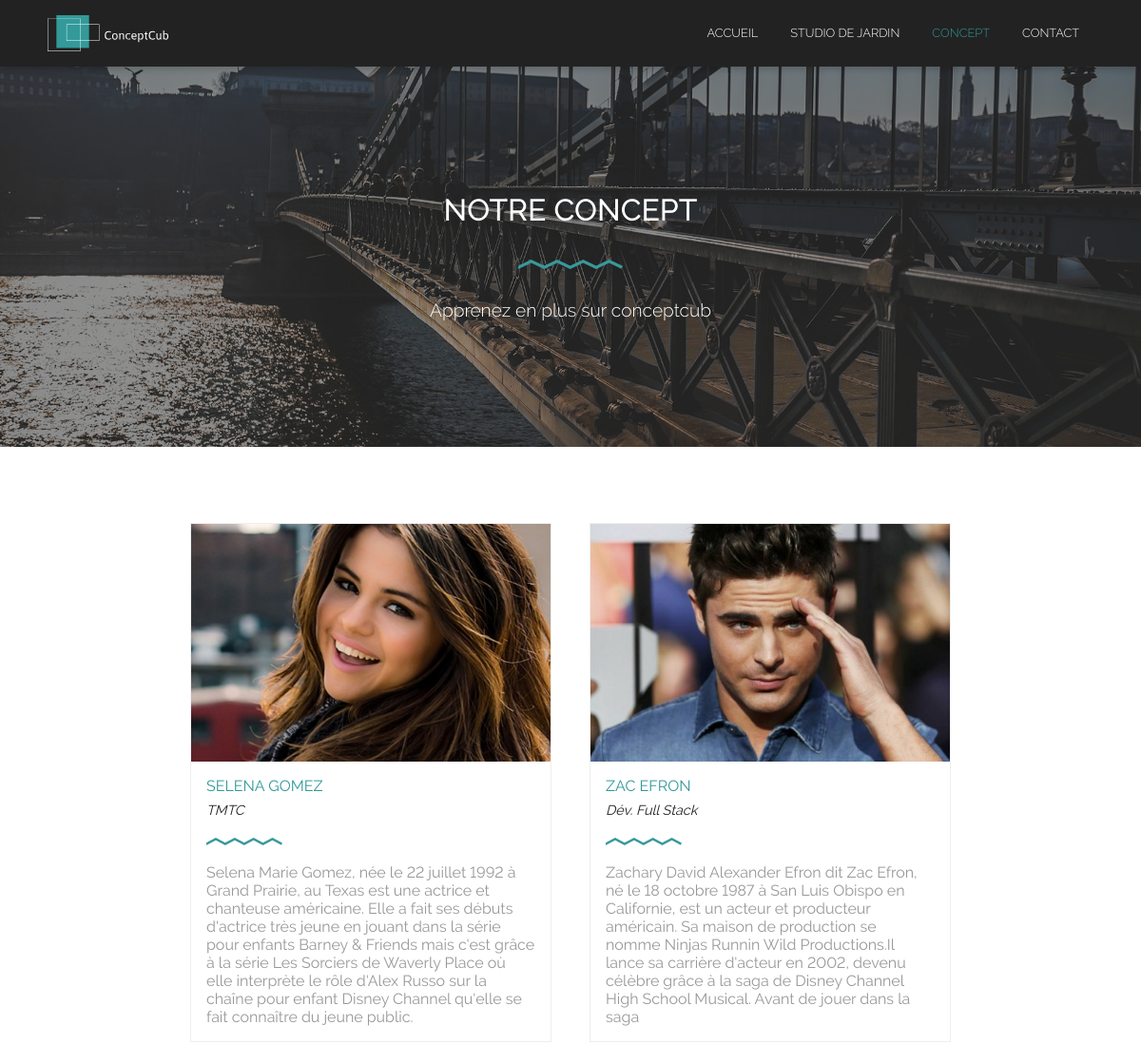
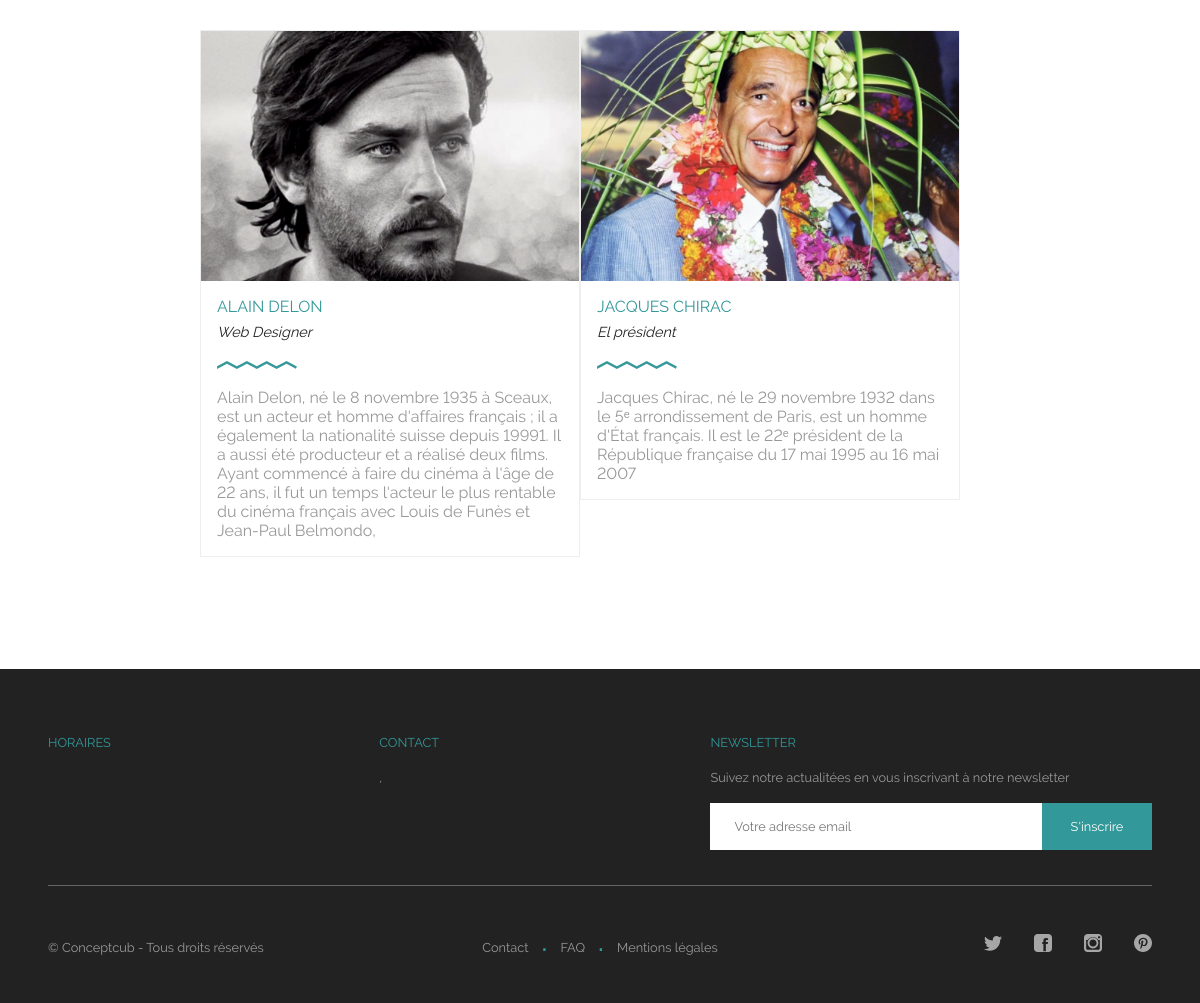
The page /index.php/concept on the database as committed earlier (2 pictures, top to bottom).
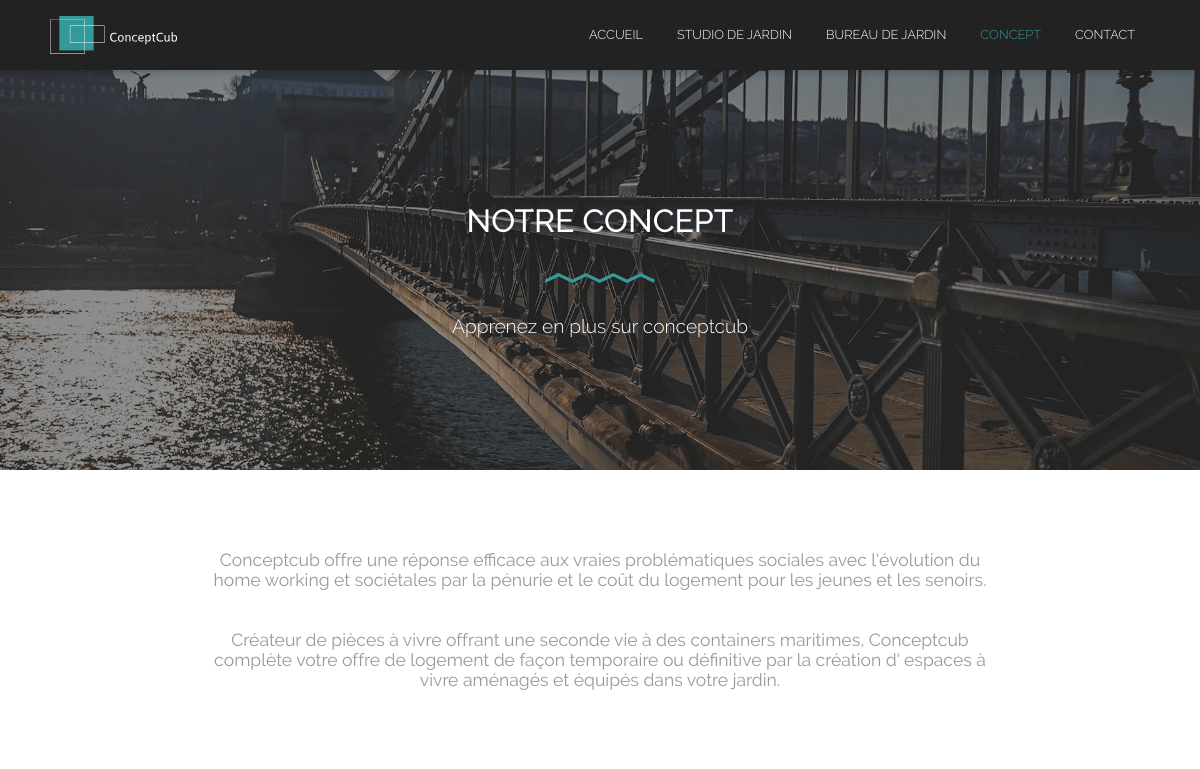
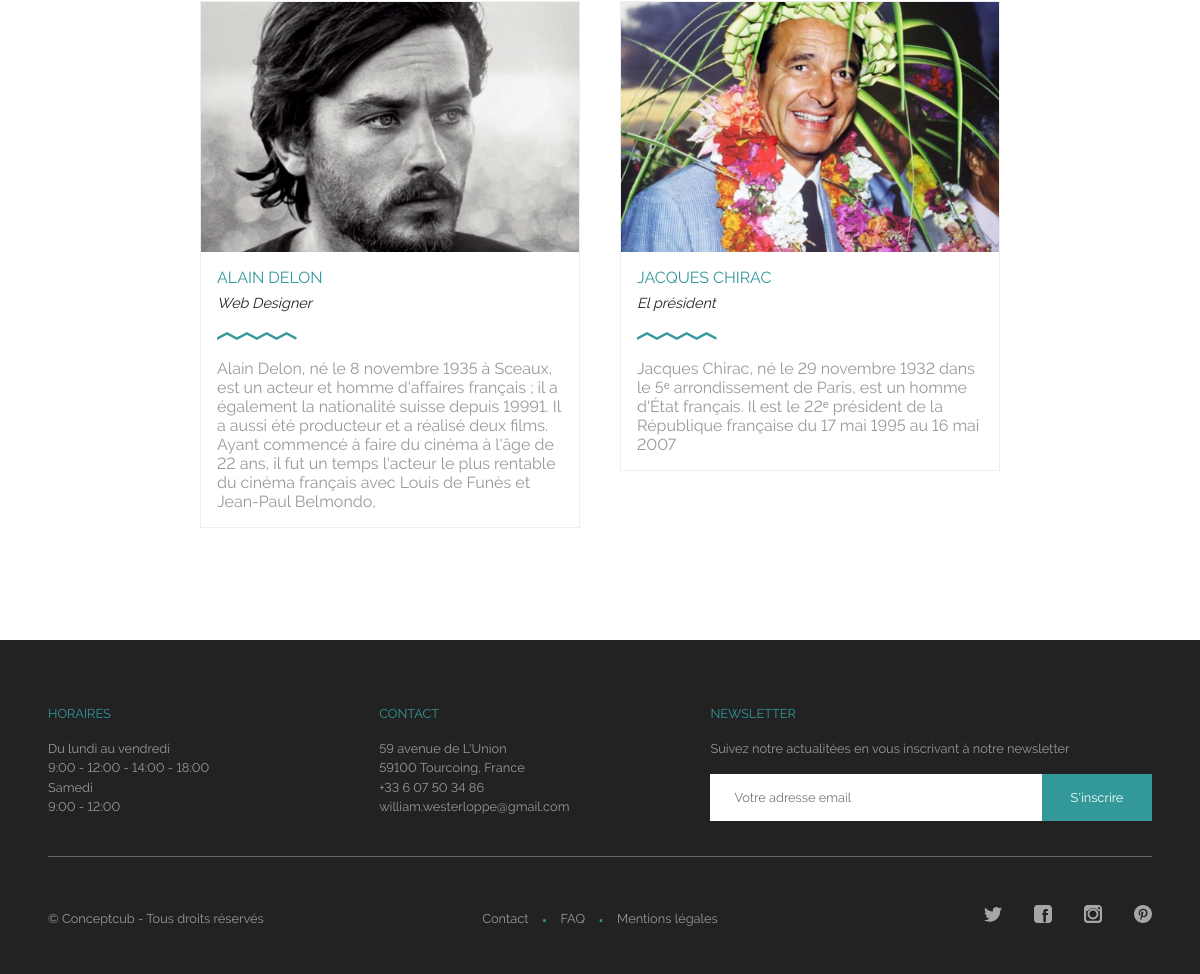
The same page on the database as committed later (2 pictures, top to bottom).
### tables this page shows
CREATE TABLE `produit` (
  `idProduit` int(11) NOT NULL,
  `nom` varchar(255) DEFAULT NULL,
  `description` text,
  `titre` varchar(255) DEFAULT NULL,
  `sousTitre` varchar(255) DEFAULT NULL,
  `couverture` varchar(255) DEFAULT NULL,
  `url` varchar(255) DEFAULT NULL,
  `estSupprime` int(1) DEFAULT '0'
);

CREATE TABLE `membre` (
  `idMembre` int(11) NOT NULL,
  `photo` varchar(255) DEFAULT NULL,
  `prenom` varchar(45) DEFAULT NULL,
  `nom` varchar(255) DEFAULT NULL,
  `email` varchar(255) DEFAULT NULL,
  `role` varchar(255) DEFAULT NULL,
  `description` text,
  `motDePasse` varchar(255) DEFAULT NULL,
  `profil` int(11) NOT NULL,
  `estSupprime` int(1) DEFAULT '0'
);

CREATE TABLE `reseaux_sociaux` (
  `idReseauxSociaux` int(11) NOT NULL,
  `nom` varchar(255) DEFAULT NULL,
  `logo` varchar(255) DEFAULT NULL,
  `lien` varchar(255) DEFAULT NULL,
  `estSupprime` int(1) DEFAULT '0'
);

CREATE TABLE `concept` (
  `introduction` text NOT NULL
);

CREATE TABLE `entreprise` (
  `email` varchar(255) NOT NULL,
  `telephone1` varchar(255) NOT NULL,
  `telephone2` varchar(255) NOT NULL,
  `adresse` varchar(255) NOT NULL,
  `codePostal` int(11) NOT NULL,
  `ville` varchar(255) NOT NULL,
  `pays` varchar(255) NOT NULL,
  `horaire` varchar(255) NOT NULL
);

### application/controllers/concept.php (called while the page is built, shortened)
<?php
class Concept extends CI_Controller
{
	public function __construct()
	{
		$this->load->helper('form');
		$this->load->library('form_validation');
		$this->load->model('concept_model');
		$this->load->model('reseaux_sociaux_model');
		$this->load->model('entreprise_model');
		$this->load->model('membre_model');
		$this->data['entreprise'] = $this->entreprise_model->lister_entreprise();
		$this->data['reseaux_sociaux'] = $this->reseaux_sociaux_model->lister_reseaux_sociaux();
		$this->data['produits'] = $this->produit_model->lister_produit();
	}
	public function index()
	{
		$this->data['titre'] = 'Notre concept';
		$this->data['sous_titre'] = 'Apprenez en plus sur conceptcub';
		$this->data['concept'] = $this->concept_model->lister_concept();
		$this->data['membres'] = $this->membre_model->lister_membre();
		$this->load->view('theme/header', $this->data);
		$this->load->view('concept/accueil', $this->data);
		$this->load->view('theme/footer', $this->data);
	}
}

### index.php (called while the page is built, shortened)
<?php
require_once BASEPATH.'core/CodeIgniter.php';

### application/models/produit_model.php (called while the page is built, shortened)
<?php  if ( ! defined('BASEPATH')) exit('No direct script access allowed');
class Produit_model extends CI_Model
{
	protected $table = 'produit';
	public function lister_produit()
	{
		$this->db->where('estSupprime', 0);
		$query = $this->db->get($this->table);
        return $query->result_array();
	}
}

### application/models/membre_model.php (called while the page is built, shortened)
<?php  if ( ! defined('BASEPATH')) exit('No direct script access allowed');
class Membre_model extends CI_Model
{
	protected $table = 'membre';
	public function lister_membre()
	{
		$this->db->where('estSupprime', 0);
		$query = $this->db->get($this->table);
		return $query->result_array();
	}
}

### application/models/reseaux_sociaux_model.php (called while the page is built, shortened)
<?php  if ( ! defined('BASEPATH')) exit('No direct script access allowed');
class Reseaux_sociaux_model extends CI_Model
{
	protected $table = 'reseaux_sociaux';
	public function lister_reseaux_sociaux()
	{
		$this->db->where('estSupprime', 0);
		$query = $this->db->get($this->table);
		return $query->result_array();
	}
}

### application/models/concept_model.php (called while the page is built, shortened)
<?php  if ( ! defined('BASEPATH')) exit('No direct script access allowed');
class Concept_model extends CI_Model
{
	protected $table = 'concept';
	public function lister_concept()
	{
		$query = $this->db->get($this->table);
		return $query->result_array();
	}
}

### application/models/entreprise_model.php (called while the page is built, shortened)
<?php  if ( ! defined('BASEPATH')) exit('No direct script access allowed');
class Entreprise_model extends CI_Model
{
	protected $table = 'entreprise';
	public function lister_entreprise()
	{
		$query = $this->db->get($this->table);
		return $query->result_array();
	}
}

### application/views/concept/accueil.php (the view)
<section class="cover" style="background-image: url('<?=img_url()?>concept/cover.jpg')">
	<div class="overlay">
		<div class="cover_titre">
			<h1><?= $titre ?></h1>
			<h3><?= $sous_titre ?></h3>
		</div>
	</div>
</section>
<section class="content">
	<section class="concept_introduction">
		<p><?= nl2br($concept[0]['introduction']) ?></p>
	</section>
	<section class="concept_membres">
		<?php foreach ($membres as $membre): ?>
			<div class="concept_membre">
				<div class="concept_membre_photo" style="background-image: url('<?=img_url()?>membre/<?= $membre['photo']; ?>');"></div>
				<div class="concept_membre_info">
					<p class="concept_membre_nom"><?= $membre['prenom'] . ' ' . $membre['nom']; ?></p>
					<p class="concept_membre_role"><?= $membre['role'] ?></p>
					<p class="concept_membre_description"><?= $membre['description'] ?></p>
				</div>
			</div>
		<?php endforeach; ?>
	</section>
</section>

### application/views/theme/header.php (shortened to what this page needs)
<!DOCTYPE html>
<html lang="fr">
	<head>
		<?=css('main.css')?>
		<?=css('unslider.css')?>
	</head>
	<body class="body">
		<header>
			<div class="header_content">
				<a href="<?= base_url(); ?>">
				</a>
				<nav>
					<ul>
						<a href="<?= base_url() ?>"><li class="<?php if($this->uri->segment(1)==""){echo "active";}?>">Accueil</li></a>
						<?php foreach ($produits as $produit): ?>
						<?php
							$produit_url = $produit['url'];
						?>
							<a href="<?= base_url("produit/$produit_url") ?>"><li class="<?php if($this->uri->segment(2)=="$produit_url"){echo "active";}?>"><?= $produit['nom'] ?></li></a>
						<?php endforeach; ?>
						<a href="<?= base_url("concept") ?>"><li class="<?php if($this->uri->segment(1)=="concept"){echo "active";}?>">Concept</li></a>
						<a href="<?= base_url("contact") ?>"><li class="<?php if($this->uri->segment(1)=="contact"){echo "active";}?>">Contact</li></a>
					</ul>
				</nav>
			</div>
		</header>

### application/helpers/asset_helper.php (shortened to what this page needs)
<?php  if ( ! defined('BASEPATH')) exit('No direct script access allowed');
if ( ! function_exists('css_url'))
{
    function css_url()
    {
        $CI =& get_instance();
        return base_url() . $CI->config->item('css_path');
    }
}
if ( ! function_exists('img_url'))
{
    function img_url()
    {
        $CI =& get_instance();
        return base_url() . $CI->config->item('img_path');
    }
}
if ( ! function_exists('css'))
{
    function css($file, $media='all')
    {
        return '<link rel="stylesheet" type="text/css" href="' . css_url() . $file . '" media="' . $media . '">'."\n";
    }
}

### application/views/theme/footer.php (shortened to what this page needs)
		<footer>
			<section class="footer_content">
				<div class="footer_bloc">
					<ul class="texte">
						<li>Horaires</li>
						<li><?= nl2br($entreprise[0]['horaire']) ?></li>
					</ul>
				</div>
				<div class="footer_bloc">
					<ul class="texte">
						<li>Contact</li>
						<li><?= $entreprise[0]['adresse'] ?></li>
						<li><?= $entreprise[0]['codePostal'] . ' ' . $entreprise[0]['ville'] . ', ' . $entreprise[0]['pays'] ?></li>
						<li><?= $entreprise[0]['telephone1'] ?></li>
						<li><?= $entreprise[0]['email'] ?></li>
					</ul>
				</div>
				<div class="footer_bloc_newsletter">
					<ul class="texte">
						<li>Newsletter</li>
						<li>Suivez notre actualitées en vous inscrivant à notre newsletter</li>
					</ul>
					<form>
						<input type="email" id="email_client" name="email" placeholder="Votre adresse email" required>
						<span>
							<button type="submit" onclick="ajouterEmail()">S'inscrire</button>
						</span>
					</form>
				</div>
				<div class="footer_bloc_bas">
					<div>
						<p>© Conceptcub - Tous droits réservés</p>
					</div>
					<div>
						<ul class="footer_menu">
							<li>
								<a class="<?php if($this->uri->segment(1)=="contact"){echo "active";}?>" href="<?= base_url("contact"); ?>">
									Contact
								</a>
							</li>
							<li>
								<a class="<?php if($this->uri->segment(1)=="faq"){echo "active";}?>" href="<?= base_url("faq"); ?>">
									FAQ
								</a>
							</li>
							<li>
								<a class="<?php if($this->uri->segment(1)=="mentions-legales"){echo "active";}?>" href="<?= base_url("mentions-legales"); ?>">
									Mentions légales
								</a>
							</li>
						</ul>
					</div>
					<div>
						<ul class="reseau_social">
							<?php foreach ($reseaux_sociaux as $reseau_social): ?>
									<a target="_blank" href="<?= $reseau_social['lien'] ?>">
										<li>
											<img src="<?=img_url()?>reseaux_sociaux/<?= $reseau_social['logo']; ?>">
										</li>
									</a>
							<?php endforeach; ?>
						</ul>
					</div>
				</div>
			</section>
		</footer>
	</body>
</html>

Rows that differ between the two databases and show on the page:
no longer on this page (row edited): membre: photo (picture), prenom "SELENA", nom "GOMEZ", role "TMTC", description "Selena Marie Gomez, née le 22 juillet 1992 à Grand Prairie, au Texas est une actrice et chanteuse américaine. Elle a fait ses débuts d'actrice très jeune en jouant dans la série pour enfants Barney & Friends mais c'est grâce à la série Les Sorciers de Waverly Place où elle interprète le rôle d'Alex Russo sur la chaîne pour enfant Disney Channel qu'elle se fait connaître du jeune public."
no longer on this page (row edited): membre: photo (picture), prenom "ZAC", nom "EFRON", role "Dév. Full Stack", description "Zachary David Alexander Efron dit Zac Efron, né le 18 octobre 1987 à San Luis Obispo en Californie, est un acteur et producteur américain. Sa maison de production se nomme Ninjas Runnin Wild Productions.Il lance sa carrière d'acteur en 2002, devenu célèbre grâce à la saga de Disney Channel High School Musical. Avant de jouer dans la saga"
added produit: nom "BUREAU DE JARDIN"
added concept: introduction "Conceptcub offre une réponse efficace aux vraies problématiques sociales avec l'évolution du home working et sociétales par la pénurie et le coût du logement pour les jeunes et les senoirs. Créateur de pièces à vivre offrant une seconde vie à des containers maritimes, Conceptcub complète votre offre de logement de façon temporaire ou définitive par la création d' espaces à vivre aménagés et équipés dans votre jardin."
added entreprise: horaire "Du lundi au vendredi 9:00 - 12:00 - 14:00 - 18:00 Samedi 9:00 - 12:00", adresse "59 avenue de L'Union", codePostal "59100", ville "Tourcoing", pays "France", telephone1 "+33 6 07 50 34 86", email "william.westerloppe@gmail.com"
